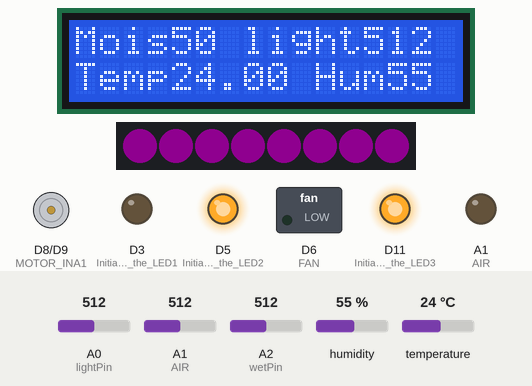
Bench run of a sketch on a simulated Arduino MKR. On the bench: 16×2 character LCD, 8 RGB LEDs in strip order, left to right, motor-driver pin pairs drawn as motors (green arrow = first pin HIGH = forward, orange = second pin HIGH = backward, longer = more drive), switched loads named in the sketch (green lamp = pin HIGH), output pins drawn as LEDs (lit = HIGH). The inputs (shaded band) are chosen by the test bench; at power-on: humidity 55 %, A2 (wetPin) = 512, temperature 24 °C, A0 (lightPin) = 512, A1 (AIR) = 512. Dim RGB values are drawn brighter than linear; WiFi joins after 1.5 s; servers stay silent unless stated; no MQTT or app messages arrive unless stated; not simulated (calls return 0 or success): home_secrets.h; what the sketch prints to the serial monitor is not drawn.

Above: at 4.8 s.
4.9 s: humidity set to 41 %
At 7.8 s:
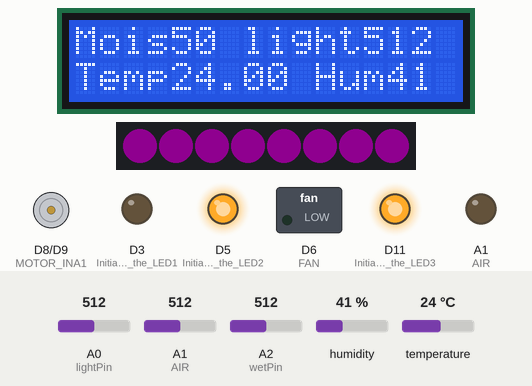
8.5 s: humidity set to 38 %
At 10.4 s:
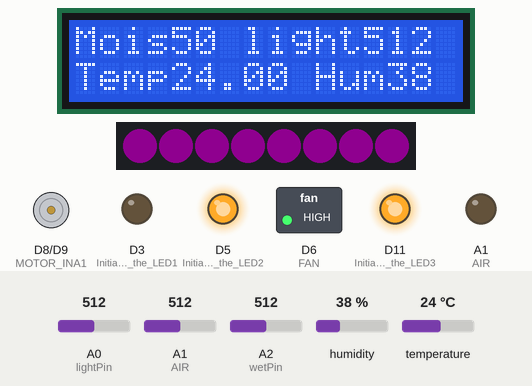
11.5 s: A2 (wetPin) set to 324
At 14.1 s:
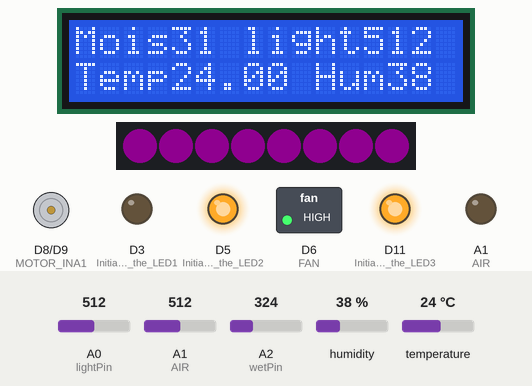
14.5 s: A2 (wetPin) set to 293
At 16.7 s:
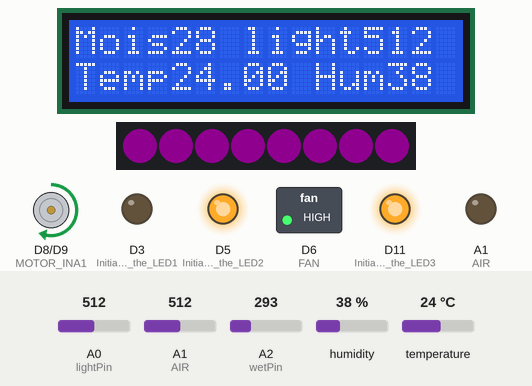
17.5 s: temperature set to 20.3 °C
At 20.1 s:
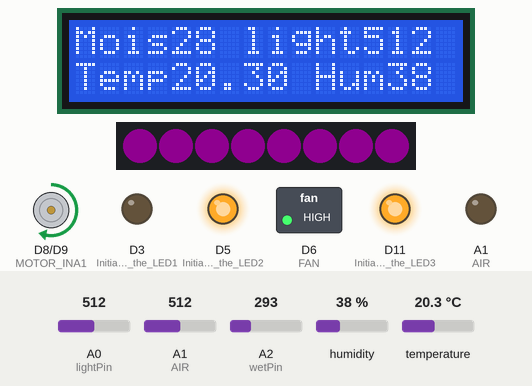
20.4 s: temperature set to 19.5 °C
At 23.0 s:
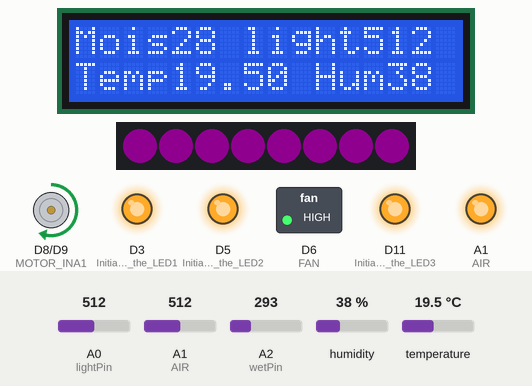
Timing chart, 0 to 24.4 s (numbered marks = the images above; inputs shaded):
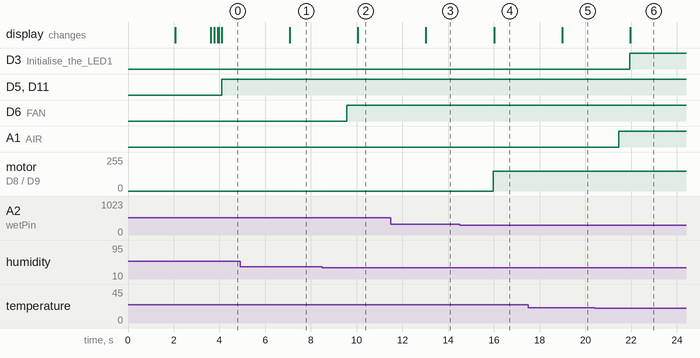

Measured:
- the behaviour switches between 40 and 39 % on humidity (found by bisection; images 1 and 2)
- the behaviour switches between 307 and 306 on A2 (wetPin) (found by bisection; images 3 and 4)
- the behaviour switches between 20 and 19.9 °C on temperature (found by bisection; images 5 and 6)
- after the input at 4.9 s, the display: changes after 2.2 s (image 1)
- after the input at 8.5 s, D6 (FAN): LOW → HIGH after 1.1 s; the display: changes after 1.6 s (image 2)
- after the input at 11.5 s, the display: changes after 1.5 s (image 3)
- after the input at 14.5 s, motor on D8 (MOTOR_INA1) / D9 (MOTOR_INA2): stopped → forward 150/255 after 1.5 s; the display: changes after 1.5 s (image 4)
- after the input at 17.5 s, the display: changes after 1.5 s (image 5)
- after the input at 20.4 s, D3 (Initialise_the_LED1): LOW → HIGH after 1.6 s; A1 (AIR): LOW → HIGH after 1.1 s; the display: changes after 1.6 s (image 6)

The sketch:

13._multi-tasking_Integration.ino
```cpp
#include <Wire.h>
#include <DHT.h>
#include <FastLED_NeoPixel.h>
#include <ArduinoMqttClient.h>
#include <WiFiNINA.h>
#include <PubSubClient.h>
#include "home_secrets.h"
#include "LiquidCrystal_I2C.h"
LiquidCrystal_I2C lcd(0x27,16,2);


// DigitalPin
#define MOTOR_INA1  8  //Pump motor Pin1
#define MOTOR_INA2  9  //Pump motor Pin2

#define DHTPIN 4   //DHT22 Pin
#define DHTTYPE DHT22
DHT dht(DHTPIN, DHTTYPE);


#define LIGHT 2
#define NUM_LEDS 8
#define BRIGHTNESS 15
FastLED_NeoPixel<NUM_LEDS, LIGHT, NEO_GRB> strip;
CRGB leds[NUM_LEDS];

int FAN = 6;

// AnalogPin

int lightPin = A0;
long int lightValue;

#define AIR A1
#define AIR_LED_B_PIN -1
#define AIR_LED_R_PIN -1

int wetPin = A2;
long int wetValue;
int pump_sta = 0;

float temp;
int hum;

// -------------------------------MQTT SETTING----------------------------------//
//please enter your sensitive data in the Secret home_secrets.h
const char* ssid     = SECRET_SSID;
const char* pass = SECRET_PASS;
const char* mqttuser = SECRET_MQTTUSER;
const char* mqttpass = SECRET_MQTTPASS;

WiFiClient wifiClient;
MqttClient mqttClient(wifiClient);

const char* broker = "mqtt.cetools.org";
int        port     = 1884;
const char topic1[]  = "student/Qian(Ashley)/Environment data/temperature";
const char topic2[]  = "student/Qian(Ashley)/Environment data/humidity";
const char topic3[]  = "student/Qian(Ashley)/Environment data/illumination";
const char topic4[]  = "student/Qian(Ashley)/Environment data/soil moisture";
const char topic5[]  = "student/Qian(Ashley)/Trigger/Temperature";
const char topic6[]  = "student/Qian(Ashley)/Trigger/Humidity";
const char topic7[]  = "student/Qian(Ashley)/Trigger/Illumination";
const char topic8[]  = "student/Qian(Ashley)/Trigger/Soil Mosture";
const char topic9[]  = "student/Qian(Ashley)/Actuation system/air condition";
const char topic10[]  = "student/Qian(Ashley)/Actuation system/fan";
const char topic11[]  = "student/Qian(Ashley)/Actuation system/LED Matrix";
const char topic12[]  = "student/Qian(Ashley)/Actuation system/Pump";
const char topic13[]  = "student/Qian(Ashley)/LED indicator/temperature indicator";
const char topic14[]  = "student/Qian(Ashley)/LED indicator/humidity indicator";
const char topic15[]  = "student/Qian(Ashley)/LED indicator/illumination indicator";

//set interval for sending messages (milliseconds)
const long interval = 8000;
unsigned long previousMillis = 0;
int count = 0;
// ------------------------------MQTT SETTING END-------------------//


//----------------------Read Sensor Data Function-------------------//
void getSensor(){
  temp = dht.readTemperature();
  hum = dht.readHumidity();

  //Caculate the wet value
  wetValue = analogRead(wetPin);
  wetValue *= 100;
  wetValue = wetValue/1023;

  lightValue = analogRead(lightPin);

  Serial.print("Temperature: ");
  Serial.println(temp);
  Serial.print("Humidity: ");
  Serial.println(hum);
  Serial.print("Illumination: ");
  Serial.println(lightValue);
  Serial.print("Soil moisture: ");
  Serial.println(wetValue);
  Serial.println();
}
//---------------------Read Sensor Data Function END-------------------//


//-----------------------------Actuation Function---------------------//
// Temperature Actuation
void opencooler(){
  digitalWrite(AIR, HIGH);
}

void openheater(){
  digitalWrite(AIR, HIGH);
}

void closetemp(){
  digitalWrite(AIR, LOW);
}

//FAN Actuation
void openFAN(){
  digitalWrite(FAN,HIGH);
}

void closeFAN(){
  digitalWrite(FAN, LOW);
}

// Lightmatrix Actuation

void colorWipe(uint32_t color, unsigned long wait) {
  for (unsigned int i = 0; i < strip.numPixels(); i++) {
    strip.setPixelColor(i, color);
    strip.show();
    delay(50);
  }
}

void openlight(){
    colorWipe(strip.Color(255, 0, 255), 25);
    strip.show();
    delay(50);
  }

void closelight(){
  strip.clear();
  strip.show();
}

// Pump Actuation
void pumpInit(){
  pinMode( MOTOR_INA1,OUTPUT );
  pinMode( MOTOR_INA2,OUTPUT );
  analogWrite( MOTOR_INA1, 0 );
  analogWrite( MOTOR_INA2 , 0 );
}

void openPump(){
  pump_sta = 1;
  analogWrite(MOTOR_INA1, 150);
  analogWrite(MOTOR_INA2 , 0);
}

void closePump(){
  pump_sta = 0;
  analogWrite(MOTOR_INA1, 0);
  analogWrite(MOTOR_INA2 , 0);
}
//-------------------------Actuation Function END-------------------//


//--------------------------Trigger Function---------------------------//
// Soil moisture Trigger
void pump_Trigger(){
  if( wetValue > 60 ){
    closePump();
  }else if( wetValue < 30 ){
    openPump();
  }
}

// Temperature Trigger
void temperature_Trigger(){
  if( temp < 20 ){
    openheater();
  }else if (temp >30){
    opencooler();
    }else{
      closetemp();
  }
}

// Humidity Trigger
void humidity_Trigger(){
  if( hum > 55 ){
    closeFAN();
  }else if (hum < 40){
    openFAN();
  }
}

// Light Trigger
void light_Trigger(){
  if( lightValue < 2100 ){
    openlight();
  }else if (lightValue > 16865){
    closelight();
  }
}
//--------------------------Trigger Function END-------------------------//


//------------------------Visualisation Function----------------------//
// LCD visualisation
void update_lcd1602(){
    // First Line
    lcd.setCursor(0,0);
    lcd.print("Mois");
    lcd.print(wetValue);
    lcd.print(" ");
    lcd.print("light");
    lcd.print(lightValue);

    // Second Line
    lcd.setCursor(0,1);
    lcd.print("Temp");
    lcd.print(temp);
    lcd.print(" ");
    lcd.print("Hum");
    lcd.print(hum);
}

//LED indicator

void LED_indicator(){
  Temp_indicator();
  Hum_indicator();
  Light_indicator();
}

void Temp_indicator(){
  if(temp < 20){
    Serial.print("Temperature is too low.");
    Serial.println(dht.readTemperature());
     digitalWrite(3, HIGH);
  }else if(temp > 30){
    Serial.print("Temperature is too high.");
    digitalWrite(3, HIGH);
  }else{
    Serial.print("Temperature is suitable");
    digitalWrite(3, LOW);
  }
}

void Hum_indicator(){
  if(hum < 20){
    Serial.print("Humidity is too low.");
    digitalWrite(5, HIGH);
  }else if(hum > 30){
    Serial.print("Humidity is too high.");
    digitalWrite(5, HIGH);
  }else{
    Serial.print("Humidity is suitable");
    digitalWrite(5, LOW);
  }
}

void Light_indicator(){
  if(lightValue < 2100){
    Serial.print("Illumination is too low.");
    digitalWrite(11, HIGH);
  }else if(lightValue > 16865){
    Serial.print("Illumination is too high.");
    digitalWrite(11, HIGH);
  }else{
    Serial.print("Illumination is suitable");
    digitalWrite(11, LOW);
  }
}

void sendMQTT(){

    int lightValue = analogRead(A0);
    int moisture = analogRead(A2);
    float temp = dht.readTemperature();
    int hum = dht.readHumidity();

    mqttClient.beginMessage(topic1);
    mqttClient.print(String(temp));
    mqttClient.endMessage();

    mqttClient.beginMessage(topic2);
    mqttClient.print(String(hum));
    mqttClient.endMessage();

    mqttClient.beginMessage(topic3);
    mqttClient.print(String(lightValue));
    mqttClient.endMessage();

    mqttClient.beginMessage(topic4);
    mqttClient.print(String(wetValue));
    mqttClient.endMessage();

    mqttClient.beginMessage(topic5);
    if(temp < 20){
      mqttClient.print("Temperature is too low, please open the cooler.");
    }else if(temp > 30){
      mqttClient.print("Temperature is too high, please open the heater");
    }else{
      mqttClient.print("Temperature is suitable, I enjoy it!");
    }
    mqttClient.endMessage();

    mqttClient.beginMessage(topic6);
    if(hum < 40){
      mqttClient.print("Humidity is too low, please open the fan");
    }else if(hum > 55){
      mqttClient.print("Humidity is too high,please remove me to another place.");
    }else{
      mqttClient.print("Humidity is suitable, I enjoy it!");
    }
    mqttClient.endMessage();

    mqttClient.beginMessage(topic7);
    if(lightValue < 40){
      mqttClient.print("Illumination is too low, please open the fan");
    }else if(lightValue > 55){
      mqttClient.print("Illumination is too high,please remove me to another place.");
    }else{
      mqttClient.print("Illumination is suitable, I enjoy it!");
    }
    mqttClient.endMessage();

    mqttClient.beginMessage(topic8);
    if(wetValue < 40){
      mqttClient.print("Moisture is too low, please give me some water");
    }else if(wetValue > 55){
      mqttClient.print("Moisture is too high,I cann't breath.");
    }else{
      mqttClient.print("Moisture is suitable, I enjoy it!");
    }
    mqttClient.endMessage();

    mqttClient.beginMessage(topic9);
    int Triggerair=analogRead(A1);
    if(Triggerair = 1){
      mqttClient.print("ON");
    }else{
      mqttClient.print("OFF");
    }
    mqttClient.endMessage();

    mqttClient.beginMessage(topic10);
    int Triggerfan=digitalRead(6);
    if(Triggerfan = 1){
      mqttClient.print("ON");
    }else{
      mqttClient.print("OFF");
    }
    mqttClient.endMessage();

    mqttClient.beginMessage(topic11);
    int Triggerlight=digitalRead(2);
    if(Triggerlight = 1){
      mqttClient.print("ON");
    }else{
      mqttClient.print("OFF");
    }
    mqttClient.endMessage();

    mqttClient.beginMessage(topic12);
    if(pump_sta = 1){
      mqttClient.print("ON");
    }else{
      mqttClient.print("OFF");
    }
    mqttClient.endMessage();

    mqttClient.beginMessage(topic13);
    if(temp < 20 or temp > 30){
      mqttClient.print("ON");
    }else{
      mqttClient.print("OFF");
    }
    mqttClient.endMessage();

    mqttClient.beginMessage(topic14);
    if(hum < 40 or hum > 55){
      mqttClient.print("ON");
    }else{
      mqttClient.print("OFF");
    }
    mqttClient.endMessage();

    mqttClient.beginMessage(topic15);
    if(lightValue < 2100 or lightValue > 16865){
      mqttClient.print("ON");
    }else{
      mqttClient.print("OFF");
    }
    mqttClient.endMessage();
}

//--------------------Visualisation Function END---------------------//


//--------------------------------SET UP----------------------------//
void setup(){
    Serial.begin(9600);
    delay(2000);

    lcd.init();//Initialise the LCD
    lcd.backlight();
    dht.begin(); //Initialise the DHT sensor

    pumpInit(); // initialize pump
    pinMode(FAN,OUTPUT); // initialize fan
    analogWrite(FAN, 0);
    pinMode(AIR,OUTPUT);
    digitalWrite(AIR, LOW); // initialize air
    strip.setBrightness(BRIGHTNESS);
    pinMode(LIGHT,OUTPUT);
    strip.begin();  // initialize strip (required!)
    strip.setBrightness(BRIGHTNESS);

    pinMode(3,OUTPUT); //Initialise the LED1
    pinMode(5,OUTPUT); //Initialise the LED2
    pinMode(11,OUTPUT); //Initialise the LED3

    while (!Serial) {
    ; // wait for serial port to connect. Needed for native USB port only
  }
  Serial.print("Attempting to connect to WPA SSID: ");
  Serial.println(ssid);
  while (WiFi.begin(ssid, pass) != WL_CONNECTED) {
    // failed, retry
    Serial.print(".");
    delay(500);
  }

  mqttClient.setUsernamePassword(mqttuser, mqttpass);

  Serial.println("You're connected to the network");
  Serial.println();

  Serial.print("Attempting to connect to the MQTT broker: ");
  Serial.println(broker);

  if (!mqttClient.connect(broker, port)) {
    Serial.print("MQTT connection failed! Error code = ");
    Serial.println(mqttClient.connectError());

    while (1);
  }

  Serial.println("You're connected to the MQTT broker!");
  Serial.println();
}

//------------------------------SET UP END--------------------------//


//----------------------------LOOP-----------------------------------//
void loop(){

    // Read data from sensors
    getSensor();

    // Trigger Function with Actuation
    temperature_Trigger();
    humidity_Trigger();
    light_Trigger();
    pump_Trigger();

    // Visualisation Function
    update_lcd1602();
    LED_indicator();

    //MQTT Function
    mqttClient.poll();
    unsigned long currentMillis = millis();
    if (currentMillis - previousMillis >= interval) {
    previousMillis = currentMillis;
    }
    sendMQTT();
    delay(1000);
}
//---------------------------LOOP END-------------------------------//
```
